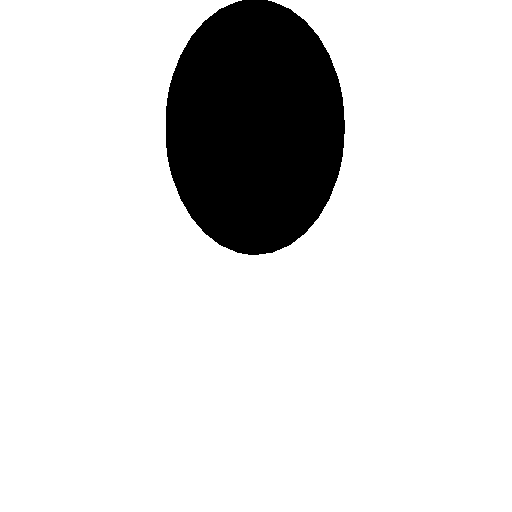
#> input picture 01_Python/up_big.tif, 512 x 512 px
$ jupyter execute --allow-errors tutorial.ipynb   (shell and % lines are left out)
#> lines starting #> are read from the running program, lines starting #| are printed output that depends on the picture
### !!only run this if you need to install any of those packages!!

## Import all necessary dependencies

[cell 1]
import sys
import numpy as np
np.set_printoptions(threshold=sys.maxsize)
from tifffile import imread
from scipy.ndimage import rotate
import json
import colorcet as cc
import matplotlib.pyplot as plt
import matplotlib.colors as col
from labeling import Labeling as lb

## Tutorial preparation: Create example
We prepare eight example images that we merge together into a single labeling file.

[cell 2]
example_images = []
example_images.append(np.invert(imread("up_big.tif")))
example_images[0][example_images[0]>0] = 130
example_images.append(rotate(np.transpose(np.flip(example_images[0]).copy()), angle=45, reshape=False, mode="grid-constant", cval=0, order=0))
example_images[1][example_images[1]>0] = 131
example_images.append(np.transpose(np.flip(example_images[0]).copy()))
example_images[2][example_images[2]>0] = 132
example_images.append(rotate(np.flip(example_images[0]).copy(), angle=45, reshape=False, mode="grid-constant", cval=0, order=0))
example_images[3][example_images[3]>0] = 133
example_images.append(np.flip(example_images[0]).copy())
example_images[4][example_images[4]>0] = 134
example_images.append(rotate(np.transpose(example_images[0]).copy(), angle=45, reshape=False, mode="grid-constant", cval=0, order=0))
example_images[5][example_images[5]>0] = 135
example_images.append(np.transpose(example_images[0]).copy())
example_images[6][example_images[6]>0] = 136
example_images.append(rotate(example_images[0], angle=45, reshape=False, mode="grid-constant", cval=0, order=0))
example_images[7][example_images[7]>0] = 137

[cell 3]
plt.imshow(example_images[1])
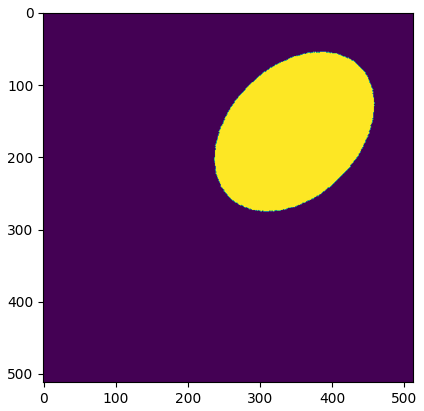
#> figure drawn by matplotlib, 1 panel
